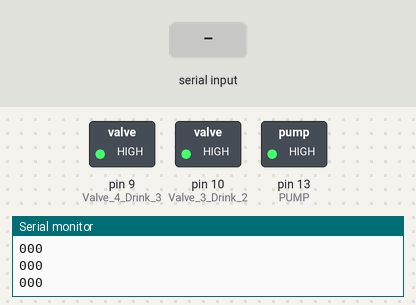
This sketch was run on a simulated Arduino Uno, built with avr-gcc and run on an emulated ATmega328P. On the bench: switched loads named in the sketch (green lamp = pin HIGH), the last lines printed to the serial monitor. The test bench sets the inputs (shaded band). Pins used as bus, display or sensor lines are not drawn.

Above: at 1.2 s.
1.3 s: "90,45\n" received over the second serial link
At 3.4 s:
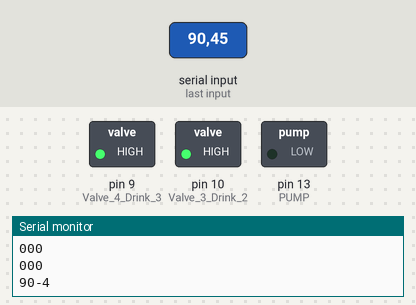
Timing chart, 0 to 4.9 s (numbered marks = the images above; inputs shaded):
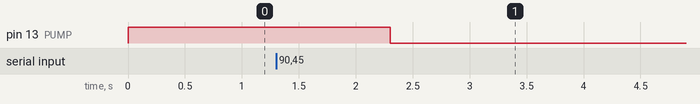

Measured:
- after the input at 1.3 s, pin 13 (PUMP): HIGH → LOW after 1.0 s

The sketch:

main.ino
```cpp
 #include <SoftwareSerial.h>
#include <LiquidCrystal.h>
#include <Wire.h>

LiquidCrystal lcd(12, 11, 5, 4, 3, 2);
String input = "";
char data[4];
int i = 0;
SoftwareSerial EEBlue(3, 4);

void setup()
{
  EEBlue.begin(9600);
  Serial.begin(9600);
  pinMode(13, OUTPUT); // PUMP
  pinMode(12, OUTPUT); // Valve 1 uses air to push out remaining water
  pinMode(11, OUTPUT);  // Valve 2 Drink 1
  pinMode(10, OUTPUT); // Valve 3 Drink 2
  pinMode(9, OUTPUT); // Valve 4 Drink 3
  digitalWrite(13, HIGH); //pump
  digitalWrite(12, HIGH); //air valve
  digitalWrite(11, HIGH); //left(first) valve
  digitalWrite(10, HIGH); //middle(second) valve
  digitalWrite(9, HIGH);  // right(third) valve
   data[0] = '0';
   data[1] = '0';
   data[2] = '0';
   data[3] = '0';
  //Slave Receiver
  Wire.begin(4500);                // join i2c bus with address #9
  Wire.onReceive(receiveEvent); // register event
}

int drink1[3] = {2000, 5000, 10000};
int drink2[3] = {7000, 4000, 9000};
int drink3[3] = {2000, 5000, 3000};
int first = 0;
int second = 0;
int third = 0;

void receiveEvent(int abc) {


}


void loop()
{
  //LCD Read
// Wire.requestFrom(8, 6);
 Wire.onReceive(receiveEvent);
  if (Wire.available() > 0) {

    i = 0;
    while (i < 3) { // loop through all except last character
    char c = Wire.read(); // receive byte as a character
    data[i] = c;
    i++;
  }
    first = data[0] - '0';
    second = data[1] - '0';
    third = data[2] - '0';
  }

  //Bluetooth
  if (EEBlue.available() > 0) // Send data only when you receive data:
  {
    input = EEBlue.readString(); //Read the incoming data and store it into variable data

    input.toCharArray(data,4);

    first = data[0] - '0';
    second = data[1] - '0';
    third = data[2] - '0';
  }
    Serial.print(first);
    Serial.print(second);
    Serial.print(third);
    Serial.print('\n');
  //pinMode(11, OUTPUT);  // Valve 2 Drink 1
  if (first > 0) { //output from drink 1

    digitalWrite(13, LOW);//pump on
    digitalWrite(11, LOW);//left valve on
//    delay(2000);
    delay((first*1850) + 2000); // dispense
    digitalWrite(11, HIGH);//left valve off

    digitalWrite(12, LOW); // air valve
    delay(5000); // clear water
    digitalWrite(13, HIGH); //pump off
    digitalWrite(12, HIGH);
//    first = 0;
  }

  //pinMode(10, OUTPUT); // Valve 3 Drink 2
  if (second > 0) { //output from drink 2

    digitalWrite(13, LOW);//pump on
    digitalWrite(10, LOW);//middle valve on
//    delay(2000);
    delay((second*1850) + 2000); // dispense
    digitalWrite(10, HIGH);//middle valve off

    digitalWrite(12, LOW); // air valve
    delay(5000); // clear water
    digitalWrite(13, HIGH); //pump off
    digitalWrite(12, HIGH);
//    second = 0;
  }

  //pinMode(9, OUTPUT); // Valve 4 Drink 3
  if (third > 0) { //output from drink 3

    digitalWrite(13, LOW);//pump on
    digitalWrite(9, LOW);//right valve on
//    delay(2000);
    delay((third*1850) + 2000); // dispense
    digitalWrite(9, HIGH);//right valve off

    digitalWrite(12, LOW); // air valve
    delay(5000); // clear water
    digitalWrite(13, HIGH); //pump off
    digitalWrite(12, HIGH);
//    third = 0;
  }

  // clear input data
  data[0] = '0';
  data[1] = '0';
  data[2] = '0';
  data[3] = '0';


}
```
